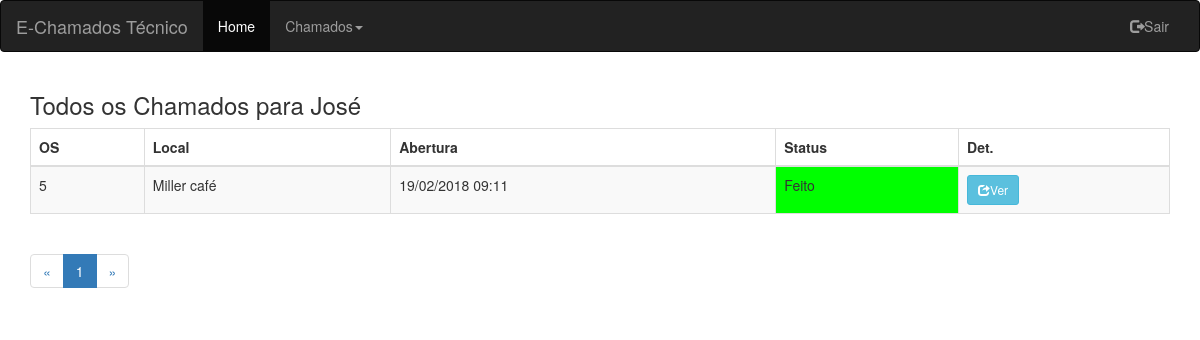
/E-Chamados/Tecnico/Ver-chamados-tec.php (signed in), run on the app's committed database.
### tables this page shows
CREATE TABLE `chamados1` (
  `contador` int(255) NOT NULL,
  `Local` varchar(255) NOT NULL,
  `DataHora` varchar(150) NOT NULL,
  `Técnico` varchar(255) NOT NULL,
  `Status` varchar(50) DEFAULT NULL,
  `servico` varchar(600) DEFAULT NULL,
  `serviexecu` varchar(200) NOT NULL,
  `DataHoraAber` varchar(20) NOT NULL,
  `DataHoraFim` varchar(20) NOT NULL
);

### E-Chamados/Tecnico/Ver-chamados-tec.php (the view, shortened to what this page needs)
<?php
include("conexao.php");
$itens_por_pagina = 5;
$pagina = intval($_GET['pagina']);
$tecnico = $_SESSION['sess_username'];
$item = $pagina * $itens_por_pagina;
$sql_code = "select * from chamados1 WHERE  Técnico='$tecnico'  ORDER BY contador DESC LIMIT $item, $itens_por_pagina";
$execute = $conn->query($sql_code) or die($conn->error);
$produto = $execute->fetch_assoc();
$num = $execute->num_rows;
$num_total = $conn->query("select * from chamados1 WHERE  Técnico='$tecnico'")->num_rows;
$num_paginas = ceil($num_total/$itens_por_pagina);
?>
<!DOCTYPE html>
<html lang="en">
<head>
  <link rel="stylesheet" href="https://maxcdn.bootstrapcdn.com/bootstrap/3.3.7/css/bootstrap.min.css">
 </head>
<body>
<nav class="navbar navbar-inverse">
  <div class="container-fluid">
    <div class="navbar-header">
      <a class="navbar-brand" href="#">E-Chamados Técnico</a>
    </div>
    <div class="collapse navbar-collapse" id="myNavbar">
      <ul class="nav navbar-nav">
        <li class="active"><a href="Tecnico-Home.php">Home</a></li>
        <li>
          <a class="dropdown-toggle" data-toggle="dropdown" href="#">Chamados<span class="caret"></span></a>
        </li>
      </ul>
      <ul class="nav navbar-nav navbar-right">
        <li><a href="logout.php"><span class="glyphicon glyphicon-log-out"></span>Sair</a></li>
      </ul>
    </div>
  </div>
</nav>
<div class="container">
  <h3>Todos os Chamados para <?php echo $_SESSION['sess_usersisname'];?></h3>
  <table class="table table-striped table table-bordered">
   <?php if($num > 0){ ?>
				 <thead>
						<tr>
							<th>OS</th>
							<th>Local</th>
							<th>Abertura</th>
							<th>Status</th>
							<th>Det.</th>
						</tr>
					</thead>
					<tbody>
						<?php do{ ?>
						<tr>
						     <td><?php echo $produto['contador'];?></td>
							<td><?php echo $produto['Local'];?></td>
							<td><?php echo $produto['DataHora']; ?></td>
							<?php if ($produto['Status']=="Aberto"){?>
								<td style="background-color:#F00;"> <?php echo $produto['Status']; ?></td>
								<?php }
							 elseif ($produto['Status']=="Feito") {?>
								<td style="background-color:#0F0;"> <?php echo $produto['Status']; ?></td>
							<?php } ?>
						<td>  <a class="btn btn-info btn-sm" href="ver-1chamado-tecnico.php?chamado=<?php echo $produto['contador'];?>"data-toggle="tooltip" title="Detalhes"><span class="glyphicon glyphicon-share"></span>Ver</button></td>
						    </tr>
						<?php } while($produto = $execute->fetch_assoc()); ?>
					</tbody>
  </table>
  <nav>
				  <ul class="pagination">
				    <li>
				      <a href="Ver-chamados-tec.php?pagina=0" aria-label="Previous">
				        <span aria-hidden="true">&laquo;</span>
				      </a>
				    </li>
				    <?php
				    for($i=0;$i<$num_paginas;$i++){
				    $estilo = "";
				    if($pagina == $i)
				    	$estilo = "class=\"active\"";
				    ?>
				    <li <?php echo $estilo; ?> ><a href="Ver-chamados-tec.php?pagina=<?php echo $i; ?>"><?php echo $i+1; ?></a></li>
					<?php } ?>
				    <li>
				      <a href="Ver-chamados-tec.php?pagina=<?php echo $num_paginas-1; ?>" aria-label="Next">
				        <span aria-hidden="true">&raquo;</span>
				      </a>
				    </li>
				  </ul>
  				<?php } ?>
				</nav>
</div>
		<link rel="stylesheet" href="https://maxcdn.bootstrapcdn.com/bootstrap/3.3.7/css/bootstrap.min.css">
</body>
</html>

### data on the page
chamados1: contador "5", Local "Miller café", DataHora "19/02/2018 09:11", Status "Feito"

### other printed values
$_SESSION['sess_usersisname'] "José"
